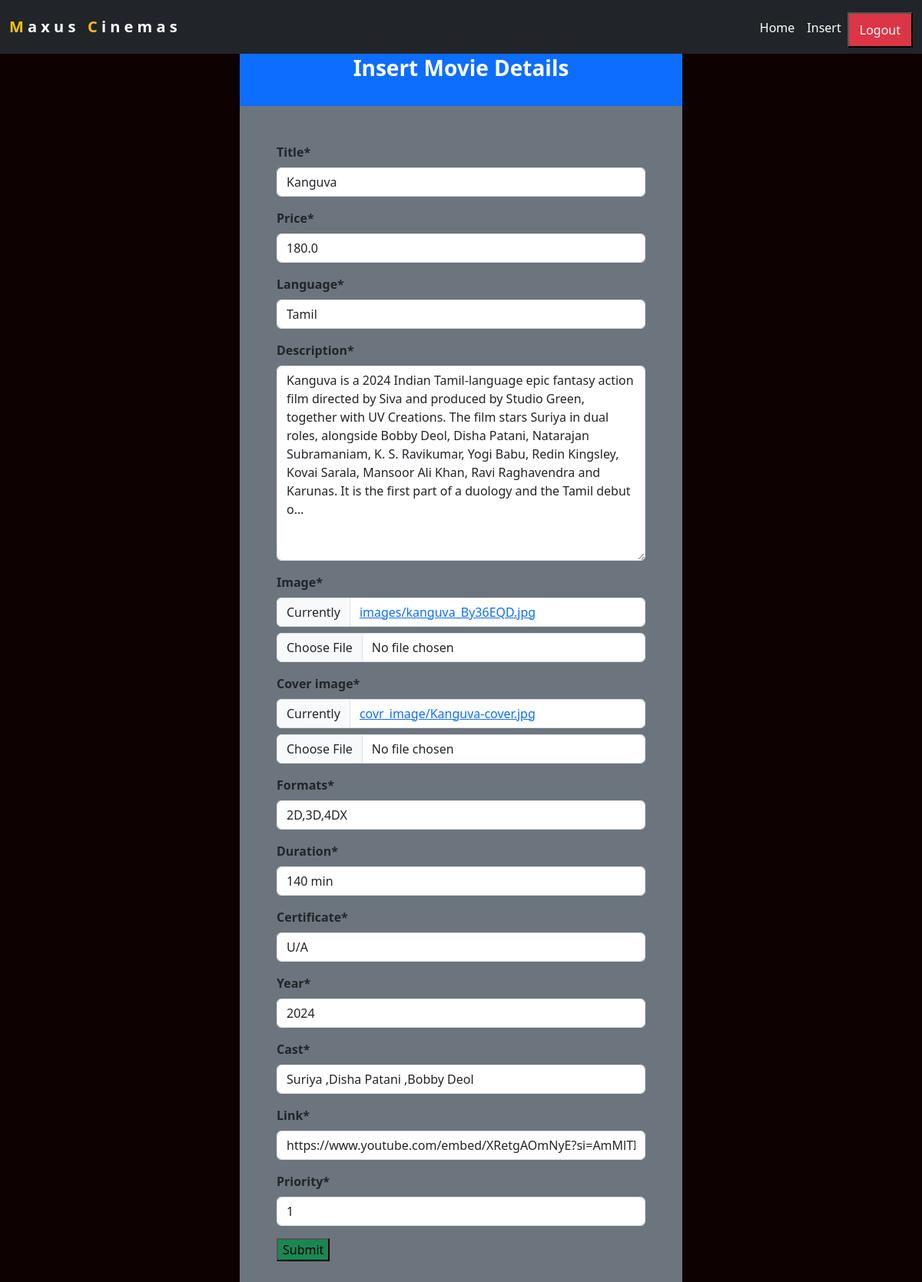
Before: /edit/1 (signed in) with the older database file.
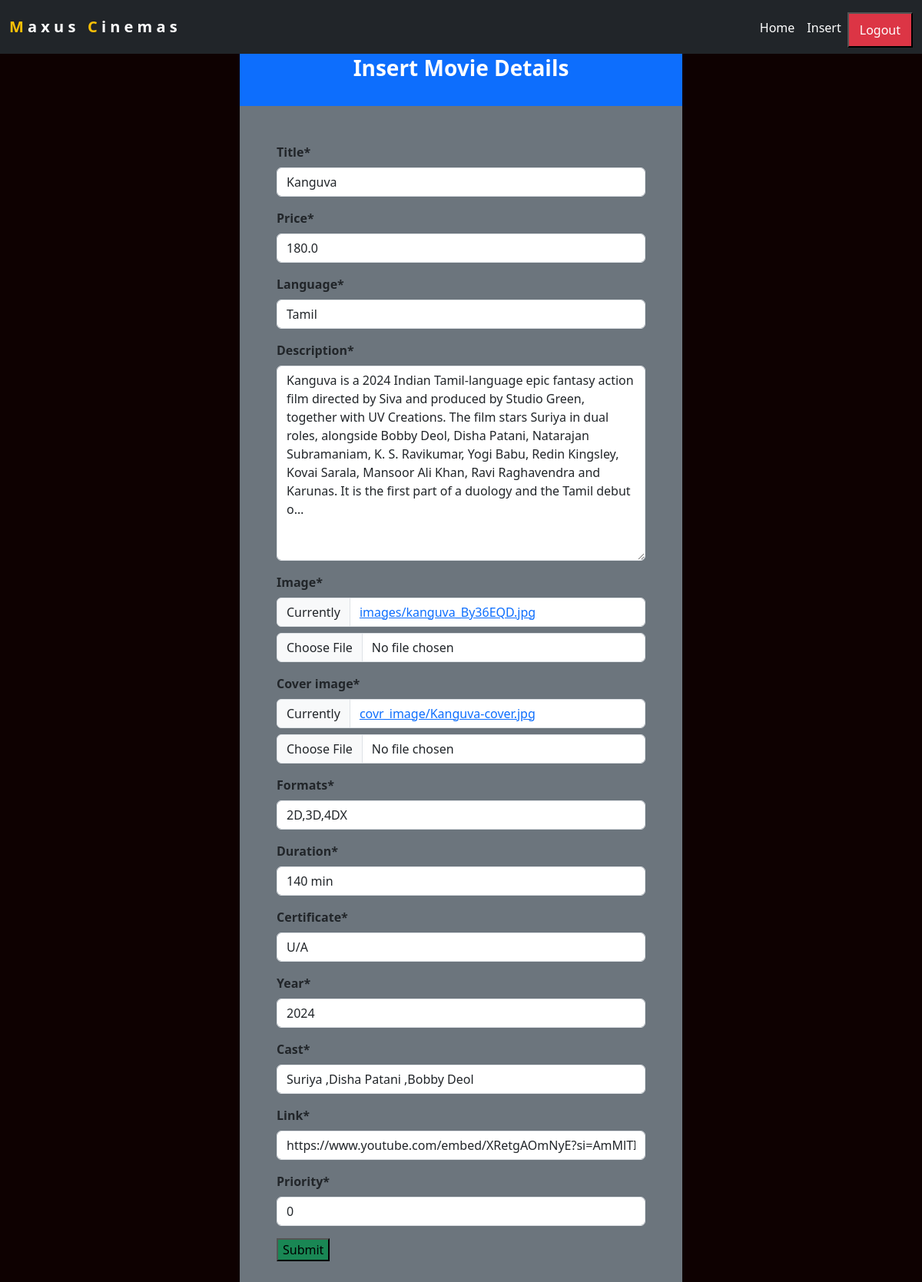
After: the same page with the newer database file.
### movie_app/models.py (models this page shows, shortened)
class Movie(models.Model):
    title = models.CharField(max_length=200)
    price = models.FloatField()
    language = models.CharField(max_length=200,default=0)
    description = models.TextField()
    image = models.ImageField(upload_to='images')
    cover_image = models.ImageField(upload_to='covr_image')
    formats = models.CharField(max_length=200)
    duration = models.CharField(max_length=200)
    certificate = models.CharField(max_length=200)
    year = models.IntegerField()
    cast = models.CharField(max_length=200)
    link = models.URLField()
    priority = models.IntegerField(default=0)
    created_at = models.DateTimeField(auto_now_add=True)
    updated_at = models.DateTimeField(auto_now=True)

### staff_app/views.py (the view)
# urls.py: path('edit/<int:id>',views.edit,name='edit'),
@login_required(login_url='login1')
def edit(request,id):
    instance_to_edit=Movie.objects.get(pk=id)
    if request.POST:
        form=insert_form(request.POST,request.FILES,instance=instance_to_edit)
        if form.is_valid():
            instance_to_edit.save()
            dict_insert = {
        'product' : Movie.objects.all()
    }
        return render(request,'staff/home.html',dict_insert)
    else:
        form=insert_form(instance=instance_to_edit)
    return render(request,'staff/edit.html',{'form':form})

### staff_app/form.py
class insert_form(forms.ModelForm):
    class Meta:
        model = Movie
        fields = '__all__'

### templates/staff/edit.html (shortened to what this page needs)
{% extends "staff/base.html" %}
{% load crispy_forms_tags %}
{% block content %}
<div class="container items-align-center w-50">
    <div class="container bg-primary mt-5">
    <h3 class=" fw-bold pt-4 text-center text-white">Insert Movie Details</h3><br>
</div>
    <div class="container bg-secondary p-5">
    <form class="fw-bold" enctype="multipart/form-data" method="POST">
        {{form|crispy}}
        <button class="bg-success" type="submit">Submit</button>
    </form>
</div>
{% endblock %}

Changed rows visible on the page:
changed Movie "Kanguva": priority "1" → "0"
